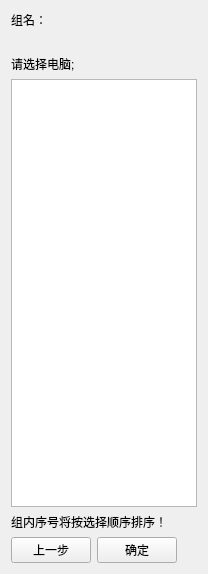
<?xml version="1.0" encoding="UTF-8"?>
<ui version="4.0">
 <class>NewGroupSecondStep</class>
 <widget class="QWidget" name="NewGroupSecondStep">
  <property name="windowModality">
   <enum>Qt::ApplicationModal</enum>
  </property>
  <property name="geometry">
   <rect>
    <x>0</x>
    <y>0</y>
    <width>208</width>
    <height>574</height>
   </rect>
  </property>
  <property name="windowTitle">
   <string>Form</string>
  </property>
  <layout class="QGridLayout" name="gridLayout">
   <item row="0" column="0">
    <widget class="QLabel" name="label">
     <property name="text">
      <string>组名：</string>
     </property>
    </widget>
   </item>
   <item row="1" column="0" colspan="3">
    <widget class="QLabel" name="label_3">
     <property name="text">
      <string/>
     </property>
    </widget>
   </item>
   <item row="6" column="2">
    <spacer name="horizontalSpacer">
     <property name="orientation">
      <enum>Qt::Horizontal</enum>
     </property>
     <property name="sizeHint" stdset="0">
      <size>
       <width>25</width>
       <height>20</height>
      </size>
     </property>
    </spacer>
   </item>
   <item row="4" column="0" colspan="3">
    <widget class="QListWidget" name="listWidget">
     <property name="selectionMode">
      <enum>QAbstractItemView::MultiSelection</enum>
     </property>
    </widget>
   </item>
   <item row="6" column="0">
    <widget class="QPushButton" name="pushButtonLastStep">
     <property name="text">
      <string>上一步</string>
     </property>
    </widget>
   </item>
   <item row="6" column="1">
    <widget class="QPushButton" name="pushButtonSave">
     <property name="text">
      <string>确定</string>
     </property>
    </widget>
   </item>
   <item row="2" column="0" colspan="2">
    <widget class="QLabel" name="label_2">
     <property name="text">
      <string>请选择电脑;</string>
     </property>
    </widget>
   </item>
   <item row="5" column="0" colspan="3">
    <widget class="QLabel" name="label_4">
     <property name="text">
      <string>组内序号将按选择顺序排序！</string>
     </property>
    </widget>
   </item>
  </layout>
 </widget>
 <resources/>
 <connections/>
</ui>
